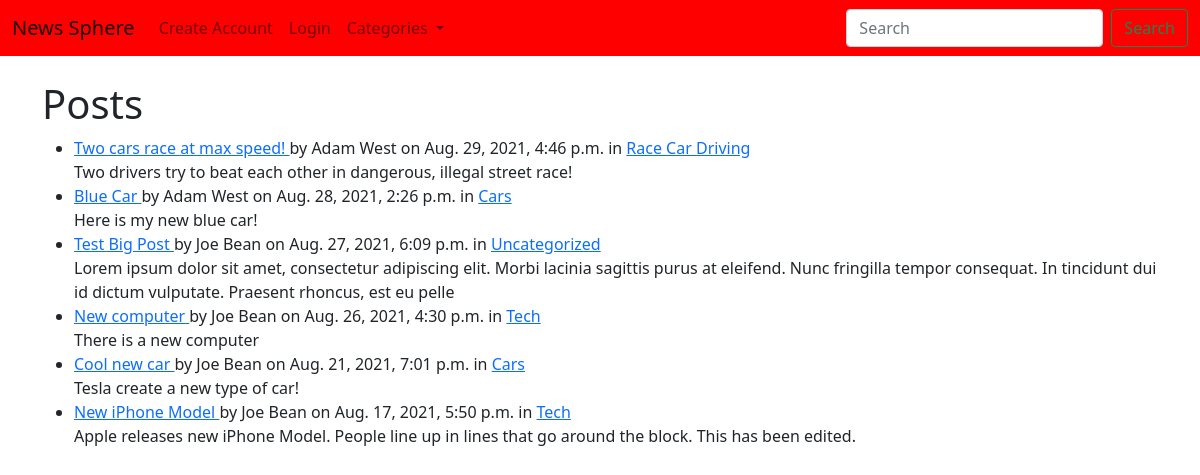
/posts/, run on an earlier commit of the app's database.
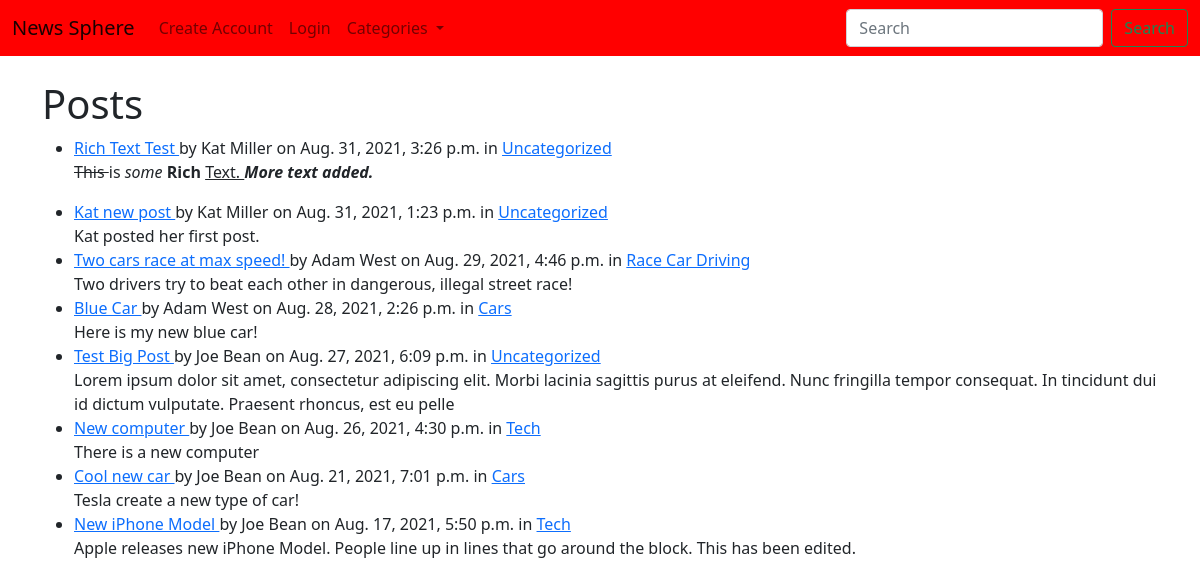
And on a later commit of the database.
### posts/models.py (models this page shows, shortened)
class Post(models.Model):
    category = models.ForeignKey(Category, on_delete=models.CASCADE, default=1)
    user = models.ForeignKey(User, on_delete=models.CASCADE)
    post_title = models.CharField(max_length=50)
    post_image = models.ImageField(null=True, blank=True, upload_to='uploads/images')
    post_description = RichTextField(blank=True, null=True, max_length=5000)
    pub_date = models.DateTimeField('date published', default=timezone.now)
    votes = models.ManyToManyField(User, related_name='news_posts')

class Category(models.Model):
    name = models.CharField(max_length=50)

### posts/views.py (the view)
# urls.py: path('', views.IndexView.as_view(), name='index'),
class IndexView(generic.ListView):
    template_name = 'posts/index.html'
    context_object_name = 'latest_posts_list'
    def get_context_data(self, **kwargs):
        cat_menu = Category.objects.all()
        context = super().get_context_data(**kwargs)
        context['cat_menu'] = cat_menu
        return context
    def get_queryset(self):
        return Post.objects.order_by('-pub_date')[:10]

### posts/templates/posts/index.html (shortened to what this page needs)
{% extends 'base.html' %}
{% block content %}
<h1> Posts </h1>
{% if latest_posts_list %}
    <ul>
    {% for post in latest_posts_list %}
        <li>
            <a href="{% url 'posts:post_page' post.id %}">
            {{ post.post_title }}
            </a>
            by {{ post.user.first_name }} {{ post.user.last_name }}
            on {{ post.pub_date }}
            in <a href="{% url 'posts:category' post.category.name|slugify %}"> {{ post.category.name }} </a>
            <br/>
            {{ post.post_description|slice:":200"|safe }}
        </li>
    {% endfor %}
    </ul>
{% else %}
    <p>No posts are available.</p>
{% endif %}
{% endblock %}

What changed in the data, as far as the page shows it:
added Post: post_title "Rich Text Test", user.first_name "Kat", user.last_name "Miller", pub_date "Aug. 31, 2021, 3:26 p.m.", category.name "Uncategorized", post_description "This is some Rich Text. More text added."
added Post: post_title "Kat new post", user.first_name "Kat", user.last_name "Miller", pub_date "Aug. 31, 2021, 1:23 p.m.", category.name "Uncategorized", post_description "Kat posted her first post."
